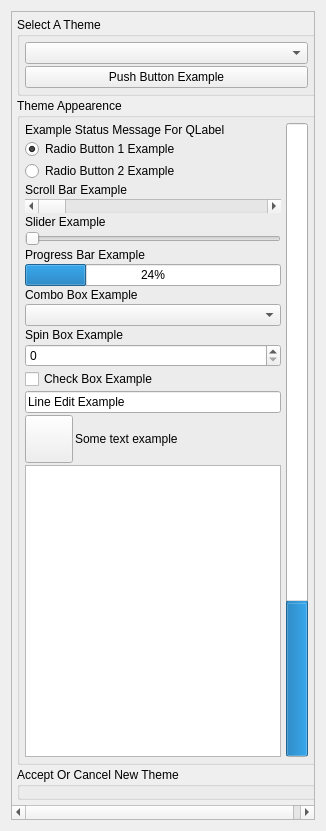
<?xml version="1.0" encoding="UTF-8"?>
<ui version="4.0">
 <class>ThemeWidgetClass</class>
 <widget class="QWidget" name="ThemeWidgetClass">
  <property name="geometry">
   <rect>
    <x>0</x>
    <y>0</y>
    <width>326</width>
    <height>831</height>
   </rect>
  </property>
  <property name="sizePolicy">
   <sizepolicy hsizetype="Expanding" vsizetype="Expanding">
    <horstretch>0</horstretch>
    <verstretch>0</verstretch>
   </sizepolicy>
  </property>
  <property name="windowTitle">
   <string>Form</string>
  </property>
  <layout class="QGridLayout" name="gridLayout">
   <item row="0" column="0">
    <widget class="QScrollArea" name="scrollArea">
     <property name="sizePolicy">
      <sizepolicy hsizetype="Preferred" vsizetype="Expanding">
       <horstretch>0</horstretch>
       <verstretch>0</verstretch>
      </sizepolicy>
     </property>
     <property name="sizeAdjustPolicy">
      <enum>QAbstractScrollArea::AdjustToContents</enum>
     </property>
     <property name="widgetResizable">
      <bool>true</bool>
     </property>
     <widget class="QWidget" name="scrollAreaWidgetContents">
      <property name="geometry">
       <rect>
        <x>0</x>
        <y>0</y>
        <width>309</width>
        <height>794</height>
       </rect>
      </property>
      <property name="sizePolicy">
       <sizepolicy hsizetype="Expanding" vsizetype="Preferred">
        <horstretch>0</horstretch>
        <verstretch>0</verstretch>
       </sizepolicy>
      </property>
      <layout class="QVBoxLayout" name="verticalLayout_3">
       <property name="spacing">
        <number>2</number>
       </property>
       <property name="leftMargin">
        <number>5</number>
       </property>
       <property name="topMargin">
        <number>5</number>
       </property>
       <property name="rightMargin">
        <number>5</number>
       </property>
       <property name="bottomMargin">
        <number>5</number>
       </property>
       <item>
        <widget class="QGroupBox" name="m_SelectThemeGroupBox">
         <property name="sizePolicy">
          <sizepolicy hsizetype="Minimum" vsizetype="Minimum">
           <horstretch>0</horstretch>
           <verstretch>0</verstretch>
          </sizepolicy>
         </property>
         <property name="maximumSize">
          <size>
           <width>16777215</width>
           <height>200</height>
          </size>
         </property>
         <property name="title">
          <string>Select A Theme</string>
         </property>
         <property name="flat">
          <bool>false</bool>
         </property>
         <layout class="QVBoxLayout" name="verticalLayout_4">
          <property name="spacing">
           <number>2</number>
          </property>
          <property name="leftMargin">
           <number>5</number>
          </property>
          <property name="topMargin">
           <number>5</number>
          </property>
          <property name="rightMargin">
           <number>5</number>
          </property>
          <property name="bottomMargin">
           <number>5</number>
          </property>
          <item>
           <widget class="VxComboBox" name="m_ThemeComboBox">
            <property name="sizePolicy">
             <sizepolicy hsizetype="Minimum" vsizetype="Fixed">
              <horstretch>0</horstretch>
              <verstretch>0</verstretch>
             </sizepolicy>
            </property>
            <property name="autoFillBackground">
             <bool>true</bool>
            </property>
            <property name="frame">
             <bool>true</bool>
            </property>
           </widget>
          </item>
          <item>
           <widget class="QPushButton" name="m_ExampleButton">
            <property name="sizePolicy">
             <sizepolicy hsizetype="Minimum" vsizetype="Fixed">
              <horstretch>0</horstretch>
              <verstretch>0</verstretch>
             </sizepolicy>
            </property>
            <property name="text">
             <string>Push Button Example</string>
            </property>
           </widget>
          </item>
         </layout>
        </widget>
       </item>
       <item>
        <widget class="QGroupBox" name="m_ThemeGroupBox">
         <property name="sizePolicy">
          <sizepolicy hsizetype="Minimum" vsizetype="Expanding">
           <horstretch>0</horstretch>
           <verstretch>0</verstretch>
          </sizepolicy>
         </property>
         <property name="minimumSize">
          <size>
           <width>0</width>
           <height>0</height>
          </size>
         </property>
         <property name="title">
          <string>Theme Appearence</string>
         </property>
         <layout class="QHBoxLayout" name="horizontalLayout_3">
          <property name="spacing">
           <number>5</number>
          </property>
          <property name="leftMargin">
           <number>5</number>
          </property>
          <property name="topMargin">
           <number>5</number>
          </property>
          <property name="rightMargin">
           <number>5</number>
          </property>
          <property name="bottomMargin">
           <number>5</number>
          </property>
          <item>
           <layout class="QVBoxLayout" name="verticalLayout">
            <property name="spacing">
             <number>2</number>
            </property>
            <item>
             <widget class="QLabel" name="m_StatusLabel">
              <property name="sizePolicy">
               <sizepolicy hsizetype="Minimum" vsizetype="Preferred">
                <horstretch>0</horstretch>
                <verstretch>0</verstretch>
               </sizepolicy>
              </property>
              <property name="text">
               <string notr="true">Example Status Message For QLabel</string>
              </property>
             </widget>
            </item>
            <item>
             <widget class="QRadioButton" name="radioButton">
              <property name="sizePolicy">
               <sizepolicy hsizetype="Minimum" vsizetype="Fixed">
                <horstretch>0</horstretch>
                <verstretch>0</verstretch>
               </sizepolicy>
              </property>
              <property name="text">
               <string>Radio Button 1 Example</string>
              </property>
              <property name="checked">
               <bool>true</bool>
              </property>
             </widget>
            </item>
            <item>
             <widget class="QRadioButton" name="radioButton_2">
              <property name="sizePolicy">
               <sizepolicy hsizetype="Minimum" vsizetype="Fixed">
                <horstretch>0</horstretch>
                <verstretch>0</verstretch>
               </sizepolicy>
              </property>
              <property name="text">
               <string>Radio Button 2 Example</string>
              </property>
             </widget>
            </item>
            <item>
             <widget class="QLabel" name="label">
              <property name="sizePolicy">
               <sizepolicy hsizetype="Minimum" vsizetype="Preferred">
                <horstretch>0</horstretch>
                <verstretch>0</verstretch>
               </sizepolicy>
              </property>
              <property name="text">
               <string>Scroll Bar Example</string>
              </property>
             </widget>
            </item>
            <item>
             <widget class="QScrollBar" name="m_ExampleScrollBar">
              <property name="sizePolicy">
               <sizepolicy hsizetype="Minimum" vsizetype="Fixed">
                <horstretch>0</horstretch>
                <verstretch>0</verstretch>
               </sizepolicy>
              </property>
              <property name="orientation">
               <enum>Qt::Horizontal</enum>
              </property>
             </widget>
            </item>
            <item>
             <widget class="QLabel" name="label_6">
              <property name="sizePolicy">
               <sizepolicy hsizetype="Minimum" vsizetype="Preferred">
                <horstretch>0</horstretch>
                <verstretch>0</verstretch>
               </sizepolicy>
              </property>
              <property name="text">
               <string>Slider Example</string>
              </property>
             </widget>
            </item>
            <item>
             <widget class="QSlider" name="horizontalSlider">
              <property name="sizePolicy">
               <sizepolicy hsizetype="Minimum" vsizetype="Fixed">
                <horstretch>0</horstretch>
                <verstretch>0</verstretch>
               </sizepolicy>
              </property>
              <property name="orientation">
               <enum>Qt::Horizontal</enum>
              </property>
             </widget>
            </item>
            <item>
             <widget class="QLabel" name="label_2">
              <property name="sizePolicy">
               <sizepolicy hsizetype="Minimum" vsizetype="Preferred">
                <horstretch>0</horstretch>
                <verstretch>0</verstretch>
               </sizepolicy>
              </property>
              <property name="text">
               <string>Progress Bar Example</string>
              </property>
             </widget>
            </item>
            <item>
             <widget class="QProgressBar" name="m_ExampleProgressBar">
              <property name="sizePolicy">
               <sizepolicy hsizetype="Minimum" vsizetype="Fixed">
                <horstretch>0</horstretch>
                <verstretch>0</verstretch>
               </sizepolicy>
              </property>
              <property name="value">
               <number>24</number>
              </property>
             </widget>
            </item>
            <item>
             <widget class="QLabel" name="label_3">
              <property name="sizePolicy">
               <sizepolicy hsizetype="Minimum" vsizetype="Preferred">
                <horstretch>0</horstretch>
                <verstretch>0</verstretch>
               </sizepolicy>
              </property>
              <property name="text">
               <string>Combo Box Example</string>
              </property>
             </widget>
            </item>
            <item>
             <widget class="QComboBox" name="m_ExampleComboBox">
              <property name="sizePolicy">
               <sizepolicy hsizetype="Minimum" vsizetype="Fixed">
                <horstretch>0</horstretch>
                <verstretch>0</verstretch>
               </sizepolicy>
              </property>
             </widget>
            </item>
            <item>
             <widget class="QLabel" name="label_4">
              <property name="sizePolicy">
               <sizepolicy hsizetype="Minimum" vsizetype="Preferred">
                <horstretch>0</horstretch>
                <verstretch>0</verstretch>
               </sizepolicy>
              </property>
              <property name="text">
               <string>Spin Box Example</string>
              </property>
             </widget>
            </item>
            <item>
             <widget class="QSpinBox" name="spinBox">
              <property name="sizePolicy">
               <sizepolicy hsizetype="Minimum" vsizetype="Fixed">
                <horstretch>0</horstretch>
                <verstretch>0</verstretch>
               </sizepolicy>
              </property>
             </widget>
            </item>
            <item>
             <widget class="QCheckBox" name="m_ExampleCheckBox">
              <property name="sizePolicy">
               <sizepolicy hsizetype="Minimum" vsizetype="Preferred">
                <horstretch>0</horstretch>
                <verstretch>0</verstretch>
               </sizepolicy>
              </property>
              <property name="text">
               <string>Check Box Example</string>
              </property>
             </widget>
            </item>
            <item>
             <widget class="QLineEdit" name="m_ExampleLineEdit">
              <property name="text">
               <string>Line Edit Example</string>
              </property>
             </widget>
            </item>
            <item>
             <layout class="QHBoxLayout" name="horizontalLayout">
              <item>
               <widget class="VxPushButton" name="m_ThemeExampleButton">
                <property name="minimumSize">
                 <size>
                  <width>48</width>
                  <height>48</height>
                 </size>
                </property>
                <property name="maximumSize">
                 <size>
                  <width>48</width>
                  <height>48</height>
                 </size>
                </property>
                <property name="text">
                 <string/>
                </property>
                <property name="iconSize">
                 <size>
                  <width>48</width>
                  <height>48</height>
                 </size>
                </property>
               </widget>
              </item>
              <item>
               <widget class="VxLabel" name="m_ExampleTextLabel">
                <property name="sizePolicy">
                 <sizepolicy hsizetype="Minimum" vsizetype="Preferred">
                  <horstretch>0</horstretch>
                  <verstretch>0</verstretch>
                 </sizepolicy>
                </property>
                <property name="styleSheet">
                 <string notr="true"/>
                </property>
                <property name="text">
                 <string>Some text example</string>
                </property>
               </widget>
              </item>
             </layout>
            </item>
            <item>
             <widget class="VxPlainTextEdit" name="m_PlainTextEdit">
              <property name="sizePolicy">
               <sizepolicy hsizetype="Minimum" vsizetype="Expanding">
                <horstretch>0</horstretch>
                <verstretch>0</verstretch>
               </sizepolicy>
              </property>
             </widget>
            </item>
           </layout>
          </item>
          <item>
           <widget class="QProgressBar" name="m_VertProgressBar">
            <property name="sizePolicy">
             <sizepolicy hsizetype="Fixed" vsizetype="Expanding">
              <horstretch>0</horstretch>
              <verstretch>0</verstretch>
             </sizepolicy>
            </property>
            <property name="value">
             <number>24</number>
            </property>
            <property name="orientation">
             <enum>Qt::Vertical</enum>
            </property>
           </widget>
          </item>
         </layout>
        </widget>
       </item>
       <item>
        <widget class="QGroupBox" name="m_AcceptGroupBox">
         <property name="sizePolicy">
          <sizepolicy hsizetype="Minimum" vsizetype="Minimum">
           <horstretch>0</horstretch>
           <verstretch>0</verstretch>
          </sizepolicy>
         </property>
         <property name="title">
          <string>Accept Or Cancel New Theme</string>
         </property>
         <layout class="QVBoxLayout" name="verticalLayout_2">
          <property name="spacing">
           <number>2</number>
          </property>
          <property name="leftMargin">
           <number>5</number>
          </property>
          <property name="topMargin">
           <number>5</number>
          </property>
          <property name="rightMargin">
           <number>5</number>
          </property>
          <property name="bottomMargin">
           <number>5</number>
          </property>
          <item>
           <widget class="AcceptCancelWidget" name="m_AcceptCancelFrame">
            <property name="frameShape">
             <enum>QFrame::NoFrame</enum>
            </property>
            <property name="frameShadow">
             <enum>QFrame::Plain</enum>
            </property>
           </widget>
          </item>
         </layout>
        </widget>
       </item>
      </layout>
     </widget>
    </widget>
   </item>
  </layout>
 </widget>
 <customwidgets>
  <customwidget>
   <class>VxPushButton</class>
   <extends>QPushButton</extends>
   <header>VxPushButton.h</header>
  </customwidget>
  <customwidget>
   <class>VxLabel</class>
   <extends>QLabel</extends>
   <header>VxLabel.h</header>
  </customwidget>
  <customwidget>
   <class>AcceptCancelWidget</class>
   <extends>QFrame</extends>
   <header>AcceptCancelWidget.h</header>
   <container>1</container>
  </customwidget>
  <customwidget>
   <class>VxComboBox</class>
   <extends>QComboBox</extends>
   <header>VxComboBox.h</header>
  </customwidget>
  <customwidget>
   <class>VxPlainTextEdit</class>
   <extends>QPlainTextEdit</extends>
   <header>VxPlainTextEdit.h</header>
  </customwidget>
 </customwidgets>
 <resources/>
 <connections/>
</ui>
